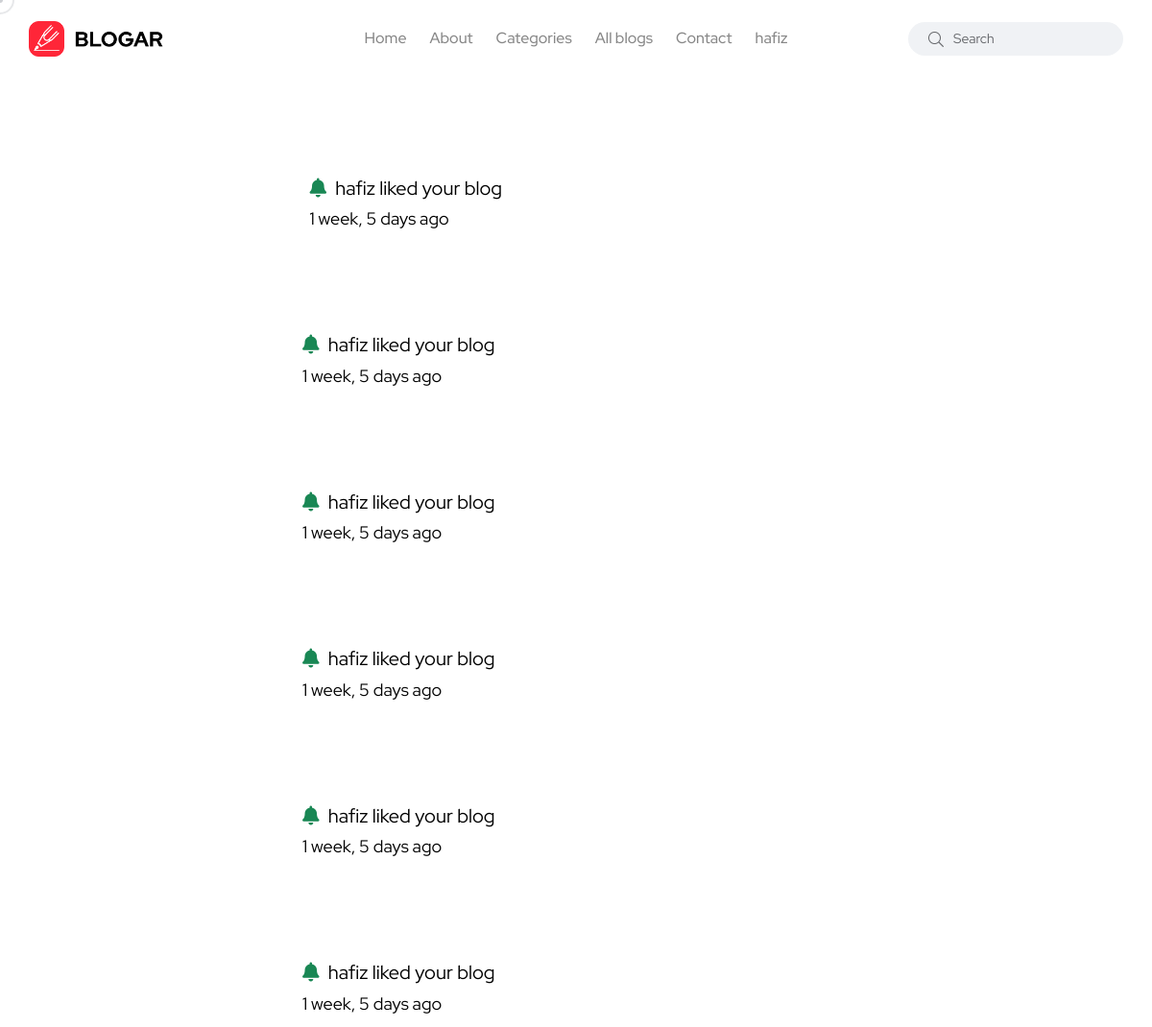
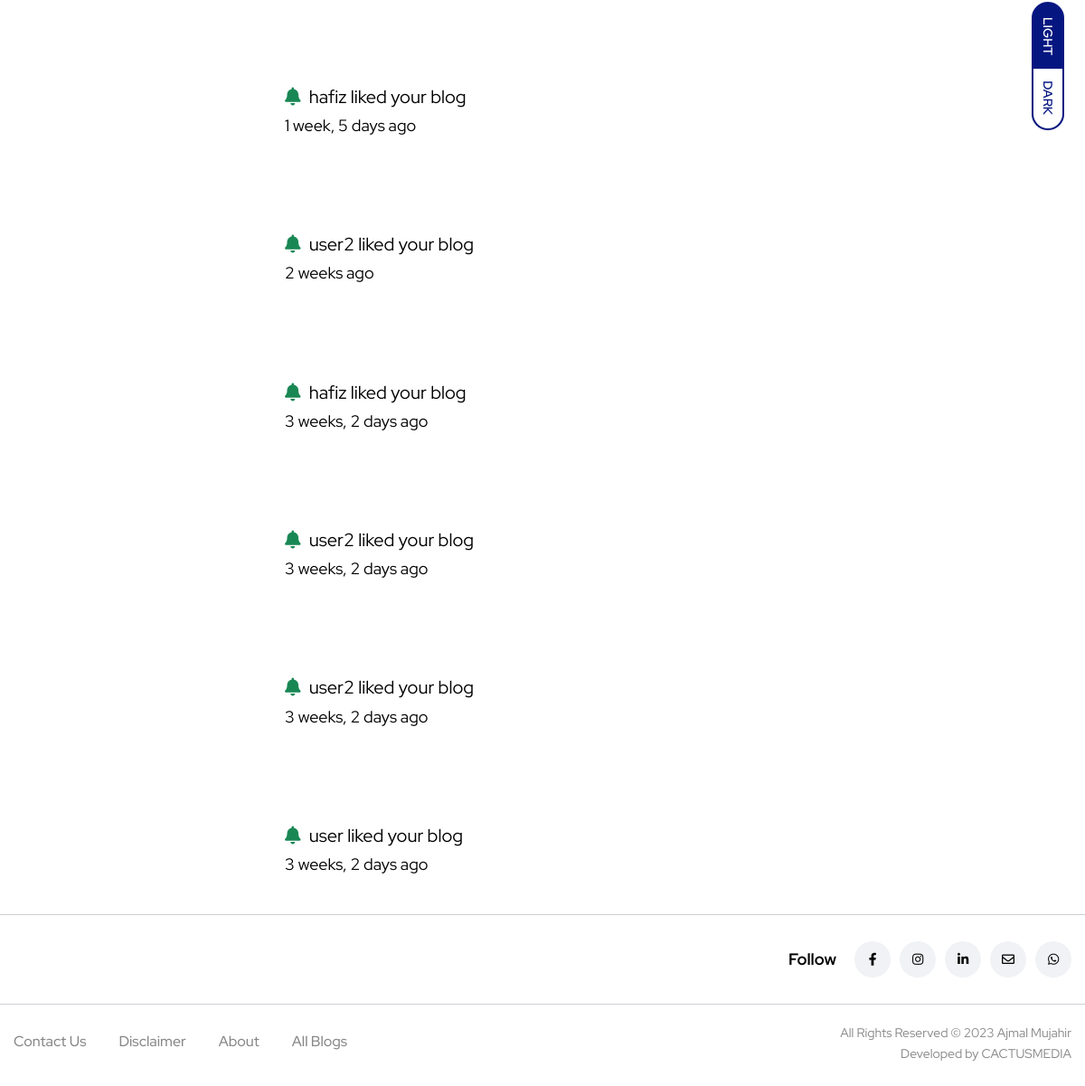
/user_notifications/ (signed in), run on the app's committed database (2 pictures, top to bottom).
### user_profile/models.py (models this page shows, shortened)
class User(AbstractUser):
    email = models.EmailField(
        max_length=150,
        unique=True,
        error_messages={
            "unique": "The email must be unique"
        }
    )
    profile_image = models.ImageField(
        null=True,
        blank=True,
        upload_to="profile_images"
    )
    followers = models.ManyToManyField("Follow")
    REQUIRED_FIELDS = ["email"]
    objects = CustomUserManager()

### notification/models.py (models this page shows, shortened)
class Notificaiton(models.Model):
    NOTIFICATION_TYPES = ("Blog", "Like", "Follow")
    content_type = models.ForeignKey(
        ContentType,
        on_delete=models.CASCADE
    )
    object_id = models.BigIntegerField()
    content_object = GenericForeignKey('content_type', 'object_id')
    user = models.ForeignKey(
        User,
        related_name='user_notifications',
        on_delete=models.CASCADE
    )
    text = models.CharField(max_length=150)
    is_seen = models.BooleanField(default=False)
    notification_types = models.CharField(
        max_length=20,
        choices=list(zip(NOTIFICATION_TYPES, NOTIFICATION_TYPES))
    )
    created_date = models.DateTimeField(auto_now_add=True)

### user_profile/views.py (the view)
# urls.py: path('user_notifications/', user_notifications, name='user_notifications'),
@login_required(login_url='login')
def user_notifications(request):
    notifications = Notificaiton.objects.filter(
        user=request.user,
        is_seen=False
    )
    for notification in notifications:
        notification.is_seen = True
        notification.save()
    return render(request, 'notifications.html')

### blog/context_processors.py (called while the page is built)
def get_all_categories(request):
    categories = Category.objects.all()
    context = {
        "categories": categories
    }
    return context

### user_profile/context_processors.py (called while the page is built)
def user_notifications(request):
    context = {}
    if request.user.is_authenticated:
        notifications = Notificaiton.objects.filter(
            user=request.user
        ).order_by('-created_date')
        unseen = notifications.exclude(is_seen=True)
        context['notifications'] = notifications
        context['unseen'] = unseen.count()
    return context

### templates/notifications.html (shortened to what this page needs)
{% extends 'base.html' %}
{% load static %}
{% block content %}
<div class="row">
    {% if notifications %}
    {% for notification in notifications %}
    {% if notification.content_object %}
    <div class="col-md-6 m-auto">
        <div style="margin-top:100px" class="container ">
            {% if notification.notification_types == 'Blog' or  notification.notification_types == 'Like'%}
                <a  href="{% url 'blog_details' notification.content_object.slug %}" class="text-center font-weight-bold fs-2">
                    <span style="margin-right: 5px;">
                        <i class="fa fa-bell text-success"></i>
                    </span>{{notification.text}}
                </a><br>
                <p>{{notification.created_date|timesince}} ago</p>
                </div>
            {% endif %}
        </div>
    </div>
    {% endif %}
    {% endfor %}
    {% endif %}
{% endblock content %}

### templates/base.html (shortened to what this page needs)
<!DOCTYPE html>
<html class="no-js" lang="en">
  <head>
    {% load static %}
    <link rel="stylesheet" href="{% static 'css/vendor/bootstrap.min.css' %}">
    <link rel="stylesheet" href="{% static 'css/vendor/font-awesome.css' %}">
    <link rel="stylesheet" href="{% static 'css/vendor/slick.css' %}">
    <link rel="stylesheet" href="{% static 'css/vendor/slick-theme.css' %}">
    <link rel="stylesheet" href="{% static 'css/vendor/base.css' %}">
    <link rel="stylesheet" href="{% static 'css/plugins/plugins.css' %}">
    <link rel="stylesheet" href="{% static 'css/style.css' %}">
</head>
<body>
    <div id="my_switcher" class="my_switcher">
        <ul>
            <li>
                <a href="javascript: void(0);" data-theme="light" class="setColor light">
                    <span title="Light Mode">Light</span>
                </a>
            </li>
            <li>
                <a href="javascript: void(0);" data-theme="dark" class="setColor dark">
                    <span title="Dark Mode">Dark</span>
                </a>
            </li>
        </ul>
    </div>
    {% include 'header.html' %}
    {% block content %}
    {% endblock content %}
    {% include 'footer.html' %}
</body>
</html>

### templates/header.html (shortened to what this page needs)
{% load static %}
  <header class="header axil-header  header-light header-sticky ">
    <div class="header-wrap">
        <div class="row justify-content-between align-items-center">
            <div class="col-xl-3 col-lg-3 col-md-4 col-sm-3 col-12">
                <div class="logo">
                    <a href="{% url 'home' %}">
                        <img class="dark-logo" src="{% static 'images/logo/logo-black.png' %}" alt="Blogar logo">
                    </a>
                </div>
            </div>
            <div class="col-xl-6 d-none d-xl-block">
                <div class="mainmenu-wrapper">
                    <nav class="mainmenu-nav">
                        <ul class="mainmenu">
                            <li><a href="{% url 'home' %}">Home</a></li>
                            <li><a href="{% url 'about' %}">About</a></li>
                            <li class="menu-item-has-children"><a href="#">Categories</a>
                            </li>
                            <li><a href="{% url 'blogs' %}">All blogs</a></li>
                            <li><a href="{% url 'contact_us' %}">Contact</a></li>
                            {% if request.user.is_authenticated %}
                                <li class="menu-item-has-children"><a href="#">{{request.user.username}}</a>
                                </li>
                            {% else %}
                                <li><a href="{% url 'login' %}">Login</a></li>
                            {% endif %}
                          </ul>
                    </nav>
                </div>
            </div>
            <div class="col-xl-3 col-lg-8 col-md-8 col-sm-9 col-12">
                <div class="header-search text-end d-flex align-items-center">
                    <form class="header-search-form d-sm-block d-none" action="{% url 'search_blogs' %}" method="GET">
                        <div class="axil-search form-group">
                            <button type="submit" class="search-button"><i class="fal fa-search"></i></button>
                            <input type="text" name="search" class="form-control" placeholder="Search">
                        </div>
                    </form>
                </div>
            </div>
        </div>
    </div>
</header>

### templates/footer.html (shortened to what this page needs)
<div class="axil-footer-area axil-footer-style-1 footer-variation-2">
  <div class="footer-top">
      <div class="container">
          <div class="row">
              <div class="col-lg-4 col-md-4">
              </div>
              <div class="col-lg-8 col-md-8">
                  <div class="d-flex justify-content-start mt_sm--15 justify-content-md-end align-items-center flex-wrap">
                      <h5 class="follow-title mb--0 mr--20">Follow</h5>
                      <ul class="social-icon color-tertiary md-size justify-content-start">
                          <li><a href="https://www.facebook.com/profile.php?id=100094000290790"><i class="fab fa-facebook-f"></i></a></li>
                          <li><a href="https://www.instagram.com/amppsocial/"><i class="fab fa-instagram"></i></a></li>
                          <li><a href="https://www.linkedin.com/feed/update/urn:li:activity:7084088070173569024?updateEntityUrn=urn%3Ali%3Afs_feedUpdate%3A%28V2%2Curn%3Ali%3Aactivity%3A7084088070173569024%29"><i class="fab fa-linkedin-in"></i></a></li>
                          <li><a href="mailto:ca.ajmalmpp@gmail.com"><i class="far fa-envelope"></i></a></li>
                          <li><a href="https://wa.me/919562551114"><i class="fab fa-whatsapp"></i></a></li>
                      </ul>
                  </div>
              </div>
          </div>
      </div>
  </div>
  <div class="copyright-area">
      <div class="container">
          <div class="row align-items-center">
              <div class="col-lg-9 col-md-8">
                  <div class="copyright-left">
                      <ul class="mainmenu justify-content-start">
                          <li>
                              <a class="hover-flip-item-wrapper" href="{% url 'contact_us' %}">
                                  <span class="hover-flip-item">
                              <span data-text="Contact Us">Contact Us</span>
                                  </span>
                              </a>
                          </li>
                          <li>
                              <a class="hover-flip-item-wrapper" href="{% url 'disclaimer' %}">
                                  <span class="hover-flip-item">
                              <span data-text="Disclaimer">Disclaimer</span>
                                  </span>
                              </a>
                          </li>
                          <li>
                              <a class="hover-flip-item-wrapper" href="{% url 'about' %}">
                                  <span class="hover-flip-item">
                              <span data-text="About Us">About</span>
                                  </span>
                              </a>
                          </li>
                          <li>
                              <a class="hover-flip-item-wrapper" href="{% url 'blogs' %}">
                                  <span class="hover-flip-item">
                              <span data-text="All Blogs">All Blogs</span>
                                  </span>
                              </a>
                          </li>
                      </ul>
                  </div>
              </div>
              <div class="col-lg-3 col-md-4">
                  <div class="copyright-right text-start text-md-end mt_sm--20">
                      <p class="b3">All Rights Reserved © 2023 Ajmal Mujahir <br> Developed by CACTUSMEDIA</p>
                  </div>
              </div>
          </div>
      </div>
  </div>
</div>

### templates/scripts.html (shortened to what this page needs)
{% load static %}

### data on the page
User: user.username "hafiz"
Notificaiton: text "hafiz liked your blog", created_date "1 week, 5 days"
Notificaiton: text "hafiz liked your blog", created_date "1 week, 5 days"
Notificaiton: text "hafiz liked your blog", created_date "1 week, 5 days"
Notificaiton: text "hafiz liked your blog", created_date "1 week, 5 days"
Notificaiton: text "hafiz liked your blog", created_date "1 week, 5 days"
Notificaiton: text "hafiz liked your blog", created_date "1 week, 5 days"
Notificaiton: text "hafiz liked your blog", created_date "1 week, 5 days"
Notificaiton: text "user2 liked your blog", created_date "2 weeks"
Notificaiton: text "hafiz liked your blog", created_date "3 weeks, 2 days"
Notificaiton: text "user2 liked your blog", created_date "3 weeks, 2 days"
Notificaiton: text "user2 liked your blog", created_date "3 weeks, 2 days"
Notificaiton: text "user liked your blog", created_date "3 weeks, 2 days"
